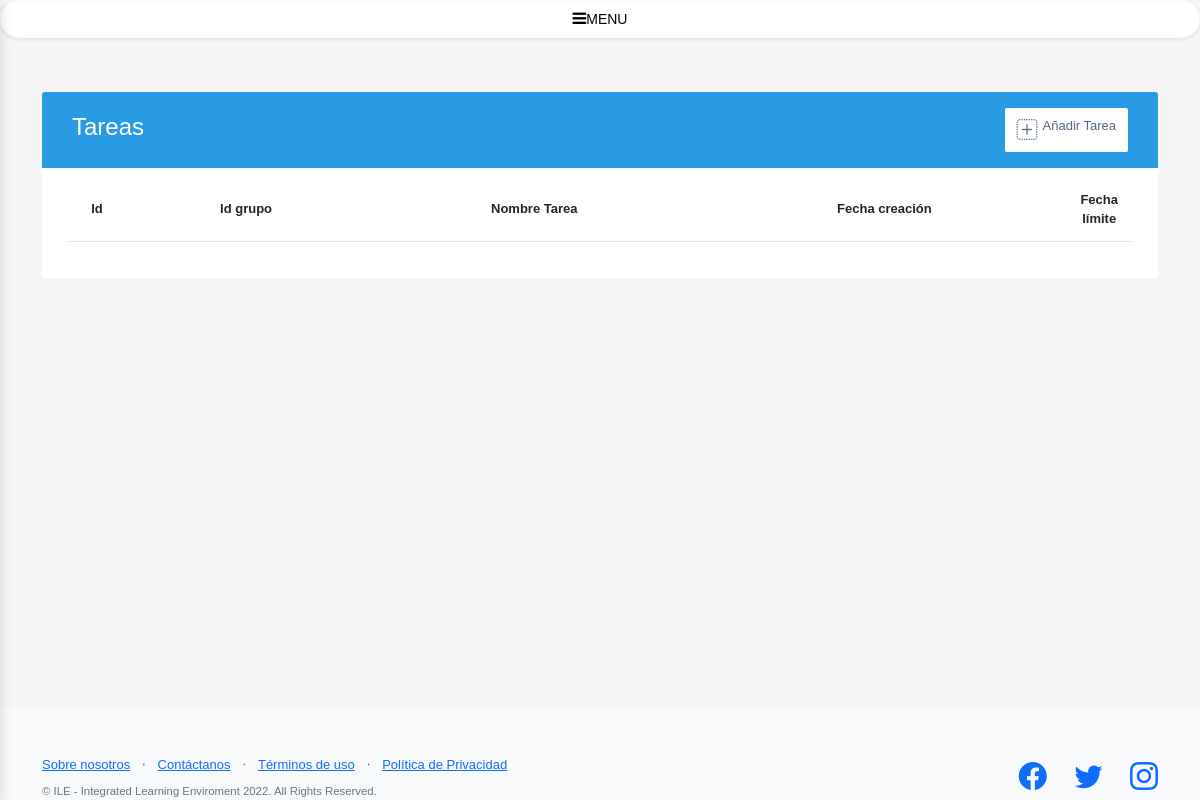
/display_crud.php?header=Tareas (signed in), run on an earlier commit of the app's database.
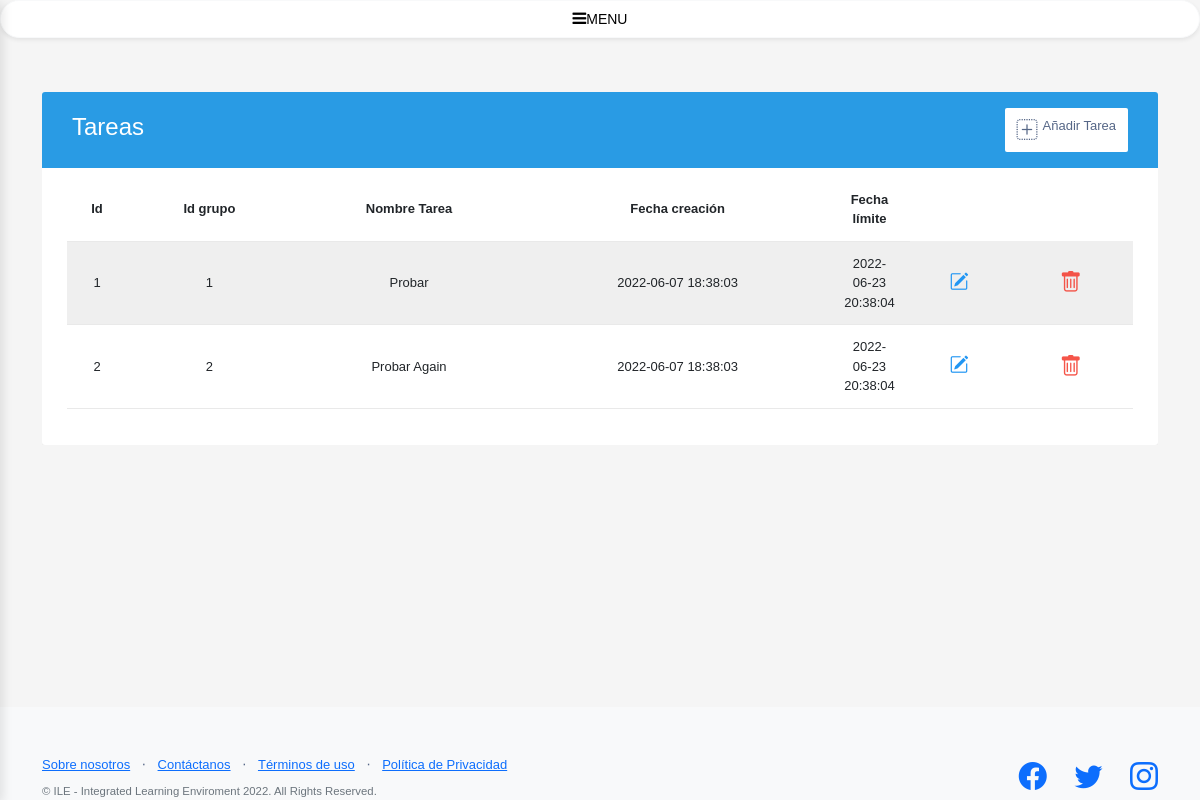
And on a later commit of the database.
### tables this page shows
CREATE TABLE IF NOT EXISTS `tTask` (

  `task_id`                 int NOT NULL AUTO_INCREMENT,
  `task_group_id`           int NOT NULL,
  `task_name`               varchar(25) NOT NULL,
  `task_release_date`       datetime NOT NULL,
  `task_due_date`           datetime NOT NULL,
  `task_content`            int NOT NULL,
  `task_questions`          text NOT NULL,
  PRIMARY KEY (`task_id`)

);

### www/classes/Crud.class.php (the view, shortened to what this page needs)
<?php
class Crud {
    protected $name;
    protected $table;
    protected $columnsClean;
    protected $columns;
    public function __construct ($name = '', $table = '')
    {
        $this->name = $name;
        $this->table = $table;
    }
    public function setColumns ()
    {
        foreach(self::TABLAS[$this->table] as $name => $nameclean)
        {
            $this->columnsClean[] = $nameclean;
            $this->columns[] = $name;
        }
    }
    private function setQuery ($selection, $query)
    {
        $table = $this->table;
        $name = $this->name;
        return $query;
    }
    protected function butNew ($nombre, $rol)
    {
        switch ($nombre) {
            case 'Tareas':
                if ($rol != 'student')
                   return ('<a href="create_task.php" class="btn btn-secondary"><i class="bi bi-plus-square-dotted"></i><span>Añadir Tarea</span></a>');
                break;
        }
    }
    public function pintar ()
    {
        $db = new ConnectorSQL;
        $conn = $db->getCon();
        $selection = implode(',', $this->columns);
        ?>
            <div class="container-xl">
                <div class="table-responsive">
                    <div class="table-wrapper">
                        <div class="table-title">
                            <div class="row">
                                <div class="col-sm-5">
                                    <h2><?= $this->name;?></b></h2>
                                </div>
                                <div class="col-sm-7">
                                    <?php  echo ($this->butNew($this->name, $_SESSION['role']));  ?>
                                </div>
                            </div>
                        </div>
                        <table class="table table-striped table-hover">
                            <thead>
                                <tr>
                                    <?php
                                        foreach($this->columnsClean as $columnclean)
                                            echo "<th class='text-center'>".$columnclean."</th>";
                                    ?>
                                </tr>
                            </thead>
                            <tbody>
                                    <?php
                                        $query = "SELECT $selection from $this->table";
                                        $query = $this->setQuery($selection, $query);
                                        if ($result = mysqli_query($conn, $query))
                                        while($value = $result->fetch_array(MYSQLI_ASSOC)){
                                            echo '<tr>';
                                            foreach ($value as $campo)
                                                echo "<td class='text-center'>".$campo."</td>";
                                            ?>
                                                <td class="text-center">
                                                    <?php
                                                        switch ($this->table) {
                                                            case 'tTask':
                                                                ?>
                                                                <a href="display_task.php?id=<?= $value[self::TABLAS_ID[$this->table]] ?>" class="settings centerico text-center" title="Settings" data-toggle="tooltip"><i class="bi bi-pencil-square"></i></a>
                                                                <?php
                                                                break;
                                                                ?>
                                                                <?php
                                                        }
                                                    ?>
                                                </td>
                                                <td class="text-center">
                                                    <?php
                                                        if ($_SESSION['role'] != 'student') {
                                                    ?>
                                                        <a href="drop_element.php?tName=<?= $this->table ?>&elId=<?= $value[self::TABLAS_ID[$this->table]] ?>&header=<?=$_GET['header']?>" class="delete centerico text-center" id='delete' title="Delete" data-toggle="tooltip"><i class="bi bi-trash"></i></a>
                                                    <?php
                                                        }
                                                    ?>
                                                </td>
                                            <?php
                                            echo '</tr>';
                                        }
                                    ?>
                            </tbody>
                        </table>
                    </div>
                </div>
            </div>
        <?php
    }
}

### www/display_crud.php (shortened to what this page needs)
<?php
if (isset($_SESSION['login']) && $_SESSION['login']){
    isset($_GET['header']) ? $cname = $_GET['header'] : $cname = '';
    $ctable = Crud::getNameTable($cname);
    $estructura = new Structure;
    $estructura->head($cname, ['./css/crud.style.css', './css/side.style.css']);
    $estructura->paint_sidebar($_SESSION['role']);
    $estructura->paint_crud($cname, $ctable);
    $estructura->paint_footer();
    $estructura->close_plus_js(['./js/scripts.js']);
}
else header('location: index.php');

### www/classes/Structure.class.php (shortened to what this page needs)
<?php
class Structure {
    public function head ($page_name, $styles = [])
    {
        ?>
        <!DOCTYPE html>
        <html lang="es">
        <head>
            <link href="https://cdn.jsdelivr.net/npm/bootstrap-icons@1.5.0/font/bootstrap-icons.css" rel="stylesheet" type="text/css" />
            <link href="https://maxcdn.bootstrapcdn.com/font-awesome/4.7.0/css/font-awesome.min.css" rel="stylesheet" type="text/css" />
            <link href="https://cdn.jsdelivr.net/npm/bootstrap@5.2.0-beta1/dist/css/bootstrap.min.css" rel="stylesheet">
            <?php
            foreach ($styles as $style)
                echo "<link href='$style' rel='stylesheet' type='text/css' />";
            ?>
        </head>
        <body class="d-flex flex-column min-vh-100">
        <?php
    }
    public function paint_sidebar ($rol)
    {
        $sidebar = new Sidebar($rol);
        $sidebar->display();
    }
    public function paint_crud ($name = '', $table = '')
    {
        $crud = new Crud($name, $table);
        $crud->pintar();
    }
    public function paint_footer ()
    {
        include_once './templates/footer.template.php';
    }
    public function close_plus_js ($scripts = [])
    {
        ?>
            </body>
        </html>
        <?php
    }
}

### www/classes/Sidebar.class.php (shortened to what this page needs)
<?php
class Sidebar {
    public function display() {
        ?>
                <button id="sidebarCollapse" type="button" class="btn btn-light bg-white rounded-pill shadow-sm px-4 mb-4"><i class="fa fa-bars mr-2"></i><small class="text-uppercase font-weight-bold">Menu</small></button>
            <?php
    }
}

### www/templates/footer.template.php
<footer class="footer bg-light mt-auto pt-5">
            <div class="container">
                <div class="row">
                    <div class="col-lg-6 h-100 text-center text-lg-start my-auto">
                        <ul class="list-inline mb-2">
                            <li class="list-inline-item"><a href="#!">Sobre nosotros</a></li>
                            <li class="list-inline-item">⋅</li>
                            <li class="list-inline-item"><a href="#!">Contáctanos</a></li>
                            <li class="list-inline-item">⋅</li>
                            <li class="list-inline-item"><a href="#!">Términos de uso</a></li>
                            <li class="list-inline-item">⋅</li>
                            <li class="list-inline-item"><a href="#!">Política de Privacidad</a></li>
                        </ul>
                        <p class="text-muted small mb-4 mb-lg-0">&copy; ILE - Integrated Learning Enviroment 2022. All Rights Reserved.</p>
                    </div>
                    <div class="col-lg-6 h-100 text-center text-lg-end my-auto">
                        <ul class="list-inline mb-0">
                            <li class="list-inline-item me-4">
                                <a href="#!" title="Facebook"><i class="bi-facebook fs-3"></i></a>
                            </li>
                            <li class="list-inline-item me-4">
                                <a href="#!" title="Twitter"><i class="bi-twitter fs-3"></i></a>
                            </li>
                            <li class="list-inline-item">
                                <a href="#!" title="Instagram"><i class="bi-instagram fs-3"></i></a>
                            </li>
                        </ul>
                    </div>
                </div>
            </div>
        </footer>

### www/css/crud.style.css (style rules this page uses)
body { color: #566787; background: #f5f5f5; font-family: 'Varela Round', sans-serif; font-size: 13px; }
.table-responsive { margin: 30px 0; }
.table-wrapper { min-width: 1000px; background: #fff; padding: 20px 25px; border-radius: 3px; box-shadow: 0 1px 1px rgba(0,0,0,.05); }
.table-title { padding-bottom: 15px; background: #299be4; color: #fff; padding: 16px 30px; margin: -20px -25px 10px; border-radius: 3px 3px 0 0; }
.table-title h2 { margin: 5px 0 0; font-size: 24px; }
.table-title .btn { color: #566787; float: right; font-size: 13px; background: #fff; border: none; min-width: 50px; border-radius: 2px; border: none; outline: none !important; margin-left: 10px; }
.table-title .btn i { float: left; font-size: 21px; margin-right: 5px; }
.table-title .btn span { float: left; margin-top: 2px; }
table.table tr th, table.table tr td { border-color: #e9e9e9; padding: 12px 15px; vertical-align: middle; }
table.table tr th:first-child { width: 60px; }
table.table tr th:last-child { width: 60px; }
table.table-striped tbody tr:nth-of-type(odd) { background-color: #fcfcfc; }
table.table td:last-child i { opacity: 0.9; font-size: 22px; margin: 0 5px; }
table.table td a { font-weight: bold; color: #566787; display: inline-block; text-decoration: none; }
table.table td a.settings { color: #2196F3; }
table.table td a.delete { color: #F44336; }
table.table td i { font-size: 19px; }

What changed in the data, as far as the page shows it:
added ttask: campo "1", task_name "Probar", task_release_date "2022-06-07 18:38:03", task_due_date "2022-06-23 20:38:04"
added ttask: campo "2", task_name "Probar Again", task_release_date "2022-06-07 18:38:03", task_due_date "2022-06-23 20:38:04"
